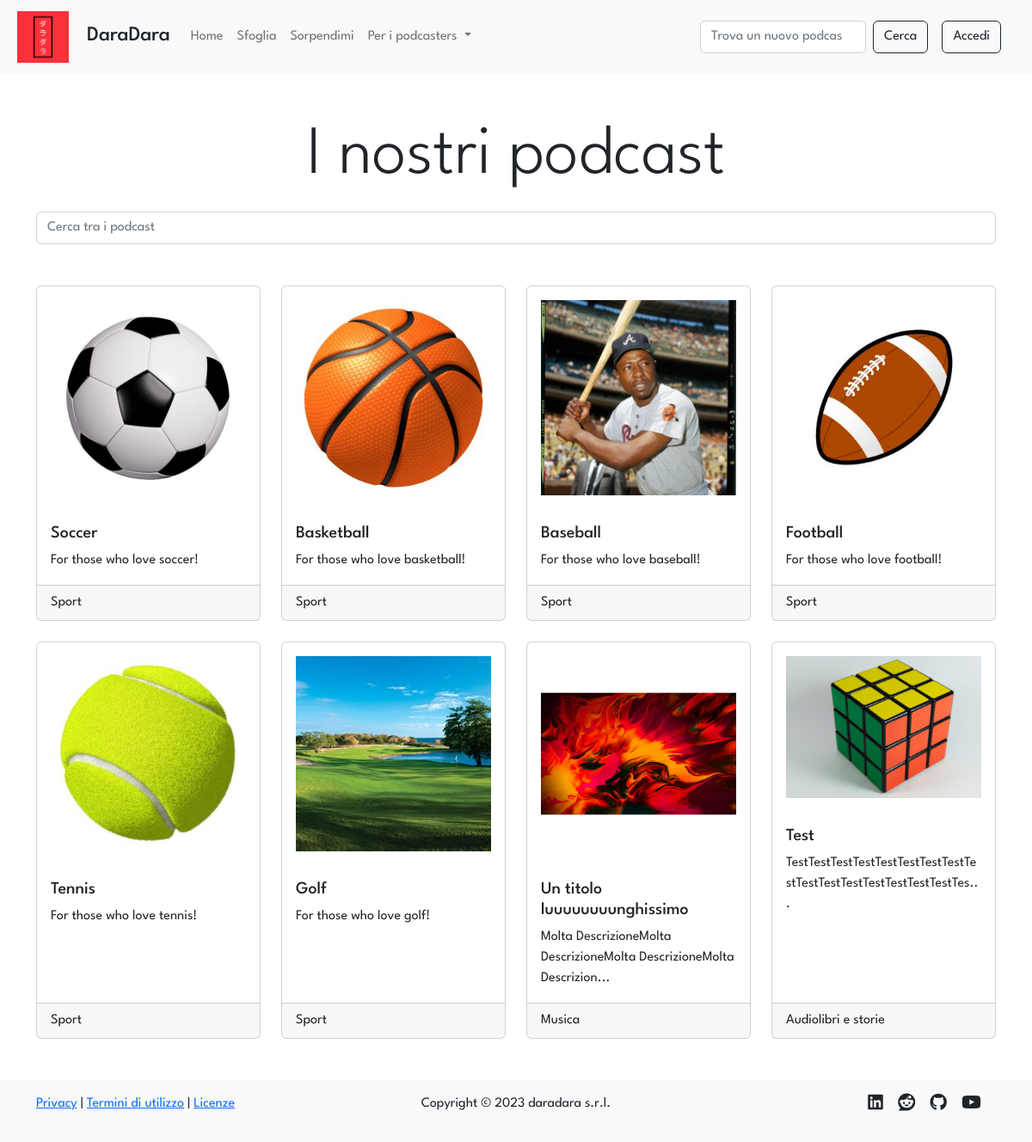
Before: /search with the older database file.
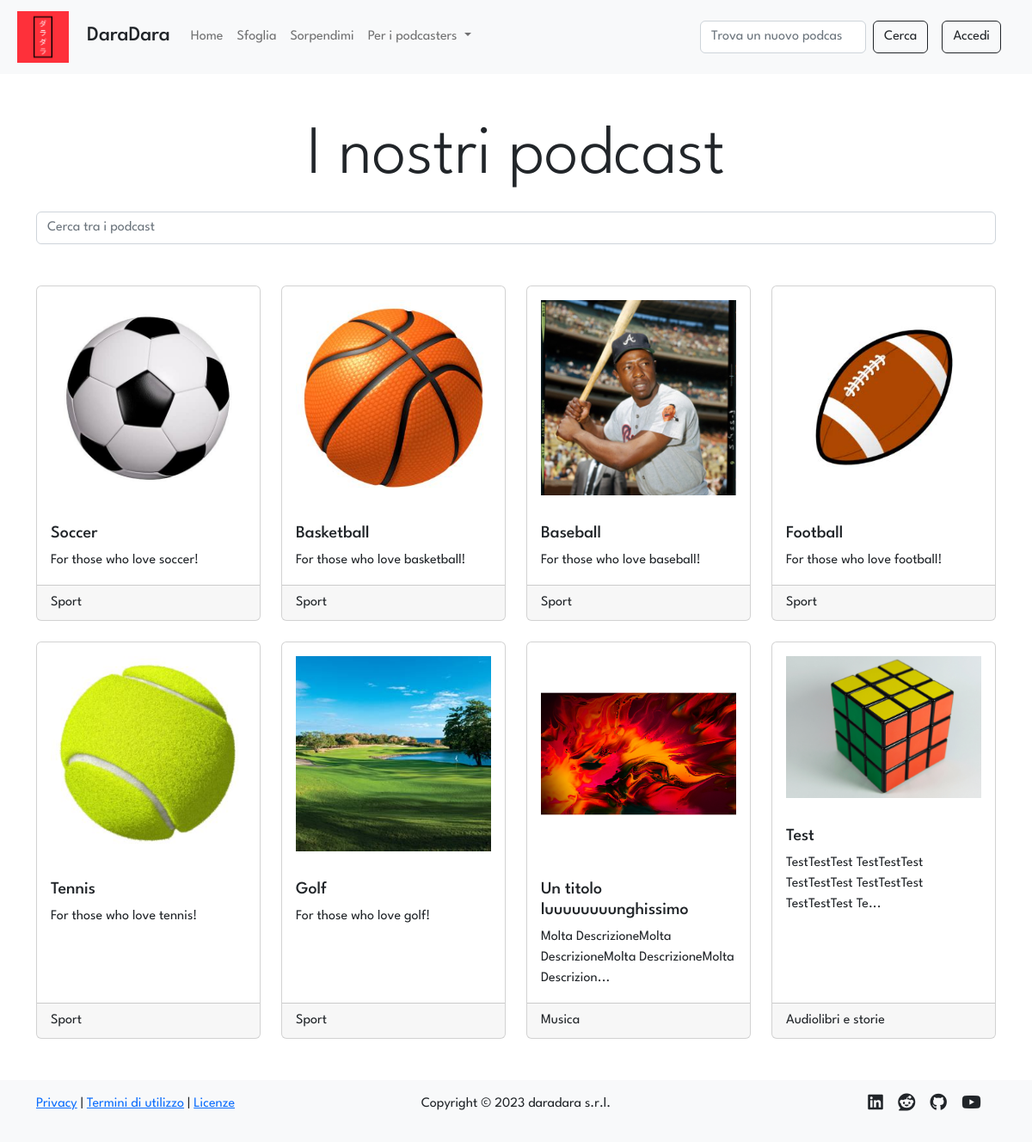
After: the same page with the newer database file.
### tables this page shows
CREATE TABLE "categories" (
	"id_podcast"	INTEGER NOT NULL,
	"tag"	TEXT NOT NULL,
	FOREIGN KEY("id_podcast") REFERENCES "podcasts"("id"),
	PRIMARY KEY("tag","id_podcast")
);

CREATE TABLE "podcasts" (
	"id"	INTEGER NOT NULL UNIQUE,
	"title"	TEXT NOT NULL UNIQUE,
	"desc"	TEXT NOT NULL,
	"img"	TEXT NOT NULL,
	"id_user"	INTEGER NOT NULL,
	FOREIGN KEY("id_user") REFERENCES "users"("id"),
	PRIMARY KEY("id" AUTOINCREMENT)
);

### app.py (the view)
@app.route('/search')
def categories():
    podcasts = dao.get_podcasts_with_tags()
    session['previous_url'] = request.url
    return render_template('categories.html', podcasts=podcasts)

### data/dao.py (called while the page is built)
def get_podcasts_with_tags():
    podcasts = []
    for id in range(1, get_last_podcast_id() + 1):
        podcast = get_podcast_with_tags(id)
        if podcast:
            podcasts.append(podcast)
    return podcasts

def get_podcast_with_tags(id):
    conn, cursor = connect()
    podcast = False
    try:
        sql = 'SELECT * FROM podcasts, categories WHERE podcasts.id = categories.id_podcast AND podcasts.id = ?'
        cursor.execute(sql, (id,))
        podcast = cursor.fetchone()
    except Exception as e:
        print(e)
    close(conn, cursor)
    return podcast

def get_last_podcast_id():
    conn, cursor = connect()
    id = False
    try:
        sql = 'SELECT MAX(id) FROM podcasts'
        cursor.execute(sql)
        id = cursor.fetchone()['MAX(id)']
    except Exception as e:
        print(e)
    close(conn, cursor)
    return id

def connect():
    conn = sqlite3.connect(PATH)
    conn.row_factory = sqlite3.Row
    cursor = conn.cursor()
    return conn, cursor

def close(conn, cursor):
    cursor.close()
    conn.close()

### templates/categories.html (shortened to what this page needs)
{% extends 'gallery.html' %}
{% block header %}
    <p class="text-center display-1">I nostri podcast</p>
{% endblock %}
{% block gallery %}
{% for podcast in podcasts %}
    <div class="col">
    <a class="podcast card h-100" href="{{url_for('podcast', id=podcast.id)}}">
        <img class="card-img-top img-fluid p-1 p-lg-3" src="{{url_for('static', filename='uploads/images/covers/'+podcast.id|string+podcast.img)}}" alt="podcast {{podcast.title}} image">
        <div class="card-body">
            <h5 class="podcast-title card-title">{{podcast.title}}</h5>
            {% if podcast.desc|length > 70 %}
                <p class="podcast-description card-text">{{podcast.desc[:67]}}...</p>
            {% else %}
                <p class="podcast-description card-text">{{podcast.desc}}</p>
            {% endif %}
        </div>
        <div class="card-footer podcast-category">
            {{podcast.tag|capitalize}}
        </div>
    </a>
    </div>
{% endfor %}
{%endblock%}

### templates/gallery.html (shortened to what this page needs)
{% extends 'layout.html' %}
{% block content %}
<div class="row">
    {% block header %}{% endblock %}
</div>
{% block searchbar %}
<div class="row mb-5">
    <div class="col-12 d-flex align-items-center">
        <input class="form-control" id="searchbar" type="search" placeholder="Cerca tra i podcast">
    </div>
</div>
{% endblock %}
{% block main %}
<div class="row row-cols-1 row-cols-md-4 g-4">
    {% block gallery %}{% endblock %}
</div>
{% endblock %}
{% endblock %}

### templates/layout.html (shortened to what this page needs)
<!DOCTYPE html>
<html lang="it">
<head>
    <link href="https://cdn.jsdelivr.net/npm/bootstrap@5.2.3/dist/css/bootstrap.min.css" rel="stylesheet">
    <link href="{{url_for('static', filename='stylesheets/layout.css')}}" rel="stylesheet">
</head>
<body>
    <nav class="navbar navbar-expand-lg bg-light sticky-top">
        <div class="container-fluid mx-2">
            <a class="navbar-brand" href="{{ url_for('index') }}">
                <img class="img-fluid nav-img" src="{{url_for('static', filename='ico/daradara_medium.png')}}" alt="Logo DaraDara">
                <h4 class="d-inline-block mt-0 ms-3">DaraDara</h4>
            </a>
            <div class="collapse navbar-collapse" id="navbarSupportedContent">
            <ul class="navbar-nav me-auto mb-2 mb-lg-0">
                <li class="nav-item">
                <a class="nav-link {% block homeActive %}{% endblock %}" aria-current="page" href="{{url_for('index')}}">Home</a>
                </li>
                <li class="nav-item">
                <a class="nav-link {% block searchActive %}{% endblock %}" href="{{url_for('categories')}}">Sfoglia</a>
                </li>
                <li class="nav-item">
                    <a class="nav-link {% block discoverActive %}{% endblock %}" href="{{url_for('random_pod')}}">Sorpendimi</a>
                </li>
                <li class="nav-item dropdown">
                <a class="nav-link dropdown-toggle" href="#" role="button" data-bs-toggle="dropdown" aria-expanded="false">
                    Per i podcasters
                </a>
                </li>
            </ul>
            <form class="d-flex" role="search">
                <input class="form-control me-2" type="search" placeholder="Trova un nuovo podcast" aria-label="Search">
                <button class="btn btn-light btn-outline-dark" type="submit">Cerca</button>
            </form>
            {% if not current_user.is_authenticated %}
            <a href = "{{url_for('login')}}" id="loginBtn" class="btn btn-light btn-outline-dark my-3 my-lg-0 mx-lg-3">Accedi</a>
            {% else %}
            <a href="{{url_for('profile', id = current_user.id)}}" id="profileBtn" class="btn btn-light btn-outline-dark my-3 my-lg-0 mx-lg-3">Profilo</a>
            <a href = "{{url_for('logout')}}" id="logoutBtn" class="btn btn-light btn-outline-dark my-3 my-lg-0 me-lg-3">Esci</a>
            {% endif %}
            </div>
        </div>
    </nav>
    <div class="container mt-5">
        {% block content %}{% endblock %}
    </div>
    <footer class="bg-light py-3 mt-5">
        <div class="container">
            <div class="row">
                <div class="col-4">
                    <p>
                        <a class="stock-a" href="{{url_for('terms')}}#privacy" target="_blank">Privacy</a> | <a class="stock-a" href="{{url_for('terms')}}#terms" target="_blank">Termini di utilizzo</a> | <a class="stock-a" href="{{url_for('terms')}}#licences" target="_blank">Licenze</a>
                    </p>
                </div>
                <div class="col">
                    <p class="text-center">Copyright &copy; 2023 daradara s.r.l.</p>
                </div>
                <div class="col-2 offset-2 d-flex flex-row-reverse justify-content-evenly social-icons">
                    <a href="https://youtube.com/playlist?list=PLs7DWGc_wmwTg9F9SkP6GWtJ5FV36dIxp" target="_blank"><i class="fab fa-youtube fa-lg"></i></a>
                    <a href="https://github.com/nMaax" target="_blank"><i class="fab fa-github fa-lg"></i></a>
                    <a href="https://www.reddit.com/r/podcasts/" target="_blank"><i class="fab fa-reddit fa-lg"></i></a>
                    <a href="https://www.linkedin.com/in/massimiliano-carli/" target="_blank"><i class="fab fa-linkedin fa-lg"></i></a>
                </div>
            </div>
        </div>
    </footer>
</body>
</html>

### static/stylesheets/layout.css (style rules this page uses)
* { font-family: 'League Spartan', sans-serif; }
img { max-width: 800px; max-height: 800px; }
a:not(.stock-a, .vanilla-a, .nav-link) { color: inherit; text-decoration: none; }
.nav-img { max-width: 60px; max-height: 60px; }

Changed rows visible on the page:
changed through a linked row, categories "Audiolibri e storie": desc "TestTestTestTestTestTestTestTestTestTestTestTestTestTestTestTestTes" → "TestTestTest TestTestTest TestTestTest TestTestTest TestTestTest Te"
